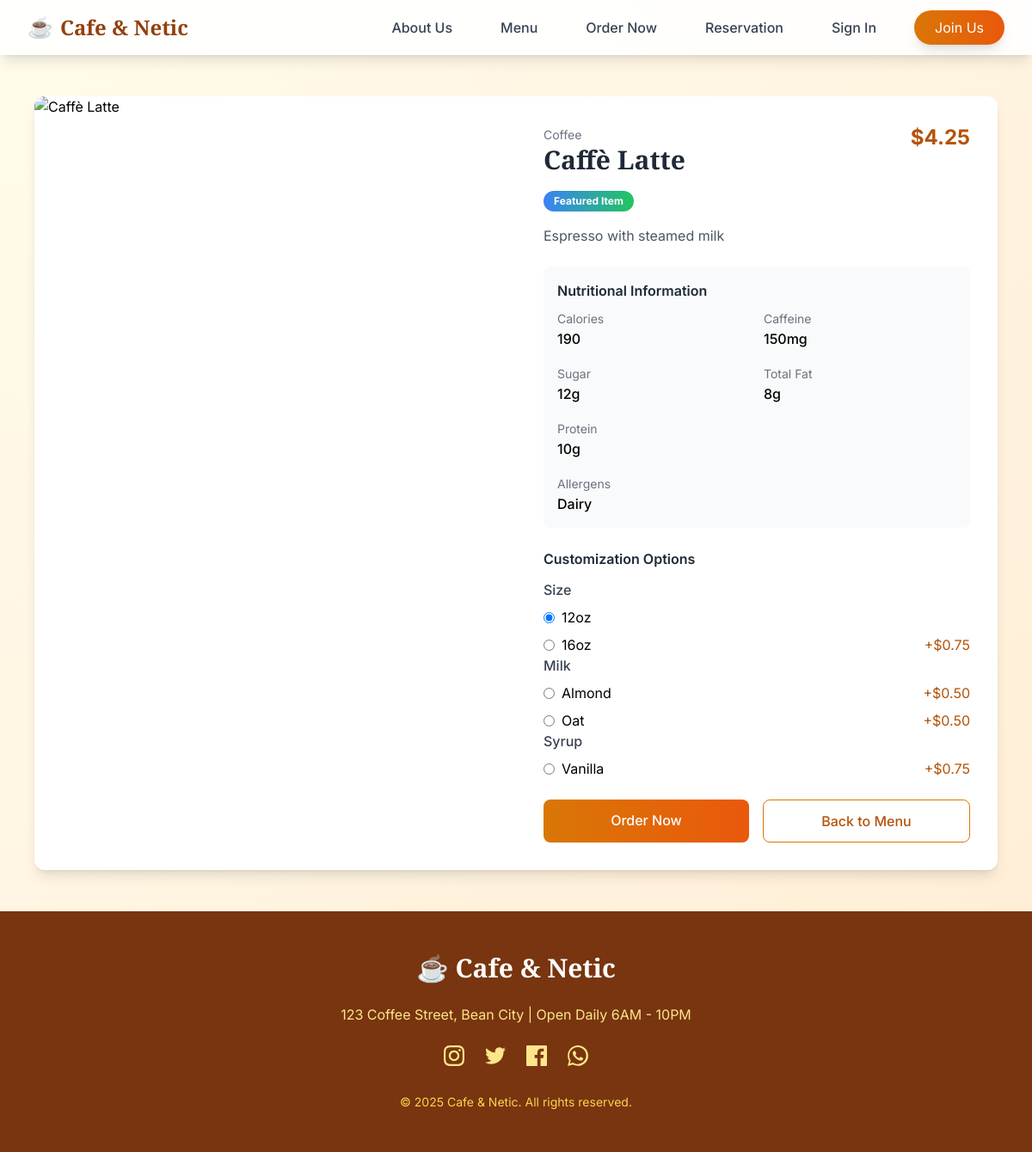
/product.php?id=2, run on the app's committed database.
### tables this page shows
CREATE TABLE products (
    product_id INT AUTO_INCREMENT PRIMARY KEY,
    category_id INT,
    name VARCHAR(100) NOT NULL,
    description TEXT,
    base_price DECIMAL(10,2) NOT NULL,
    calories INT,
    image_url VARCHAR(255),
    is_featured BOOLEAN DEFAULT FALSE,
    is_active BOOLEAN DEFAULT TRUE,
    display_order INT,
    FOREIGN KEY (category_id) REFERENCES categories(category_id)
);

CREATE TABLE categories (
    category_id INT AUTO_INCREMENT PRIMARY KEY,
    name VARCHAR(50) NOT NULL,
    description TEXT,
    display_order INT,
    is_active BOOLEAN DEFAULT TRUE
);

CREATE TABLE nutritional_info (
    nutrition_id INT AUTO_INCREMENT PRIMARY KEY,
    product_id INT,
    serving_size VARCHAR(50),
    caffeine_mg INT,
    sugar_g INT,
    fat_g INT,
    protein_g INT,
    allergens VARCHAR(255),
    FOREIGN KEY (product_id) REFERENCES products(product_id)
);

CREATE TABLE product_options (
    option_id INT AUTO_INCREMENT PRIMARY KEY,
    product_id INT,
    option_type ENUM('size', 'milk', 'syrup', 'topping', 'temperature') NOT NULL,
    name VARCHAR(50) NOT NULL,
    additional_price DECIMAL(10,2) DEFAULT 0.00,
    calories_addition INT,
    FOREIGN KEY (product_id) REFERENCES products(product_id)
);

### product.php (the view, shortened to what this page needs)
<?php
include 'includes/header.php';
require 'includes/config.php';
$product_id = (int)$_GET['id'];
$stmt = $conn->prepare("SELECT p.*, c.name AS category_name
                      FROM products p
                      JOIN categories c ON p.category_id = c.category_id
                      WHERE p.product_id = ?");
$stmt->execute([$product_id]);
$product = $stmt->fetch(PDO::FETCH_ASSOC);
$stmt = $conn->prepare("SELECT * FROM nutritional_info WHERE product_id = ?");
$stmt->execute([$product_id]);
$nutrition = $stmt->fetch(PDO::FETCH_ASSOC);
$stmt = $conn->prepare("SELECT * FROM product_options WHERE product_id = ? ORDER BY option_type, name");
$stmt->execute([$product_id]);
$options = $stmt->fetchAll(PDO::FETCH_ASSOC);
?>
    <div class="max-w-6xl mx-auto px-4 py-12">
        <div class="bg-white rounded-xl shadow-lg overflow-hidden">
            <div class="md:flex">
                <div class="md:w-1/2">
                    <img src="assets/img/product/removebg/<?= htmlspecialchars($product['image_url'] ?? 'default.jpg') ?>"
                         alt="<?= htmlspecialchars($product['name']) ?>"
                         class="w-full h-full object-cover"
                         onerror="this.src='assets/img/default.jpg'">
                </div>
                <div class="md:w-1/2 p-8">
                    <div class="flex justify-between items-start mb-4">
                        <div>
                            <span class="text-sm text-gray-500"><?= htmlspecialchars($product['category_name']) ?></span>
                            <h1 class="font-playfair text-3xl font-bold text-gray-800"><?= htmlspecialchars($product['name']) ?></h1>
                        </div>
                        <span class="font-bold text-amber-700 text-2xl">$<?= number_format($product['base_price'], 2) ?></span>
                    </div>
                    <?php if ($product['is_featured']): ?>
                        <span class="inline-block bg-gradient-to-r from-blue-500 to-green-500 text-white px-3 py-1 rounded-full text-xs font-bold mb-4">
                            Featured Item
                        </span>
                    <?php endif; ?>
                    <p class="text-gray-600 mb-6"><?= htmlspecialchars($product['description']) ?></p>
                    <?php if ($product['calories'] > 0): ?>
                        <div class="bg-gray-50 p-4 rounded-lg mb-6">
                            <h3 class="font-semibold text-gray-800 mb-2">Nutritional Information</h3>
                            <div class="grid grid-cols-2 gap-4">
                                <div class="nutrition-fact">
                                    <span class="text-sm text-gray-500">Calories</span>
                                    <p class="font-medium"><?= $product['calories'] ?></p>
                                </div>
                                <?php if ($nutrition): ?>
                                    <?php if ($nutrition['caffeine_mg'] > 0): ?>
                                    <div class="nutrition-fact">
                                        <span class="text-sm text-gray-500">Caffeine</span>
                                        <p class="font-medium"><?= $nutrition['caffeine_mg'] ?>mg</p>
                                    </div>
                                    <?php endif; ?>
                                    <?php if ($nutrition['sugar_g'] > 0): ?>
                                    <div class="nutrition-fact">
                                        <span class="text-sm text-gray-500">Sugar</span>
                                        <p class="font-medium"><?= $nutrition['sugar_g'] ?>g</p>
                                    </div>
                                    <?php endif; ?>
                                    <?php if ($nutrition['fat_g'] > 0): ?>
                                    <div class="nutrition-fact">
                                        <span class="text-sm text-gray-500">Total Fat</span>
                                        <p class="font-medium"><?= $nutrition['fat_g'] ?>g</p>
                                    </div>
                                    <?php endif; ?>
                                    <?php if ($nutrition['protein_g'] > 0): ?>
                                    <div class="nutrition-fact">
                                        <span class="text-sm text-gray-500">Protein</span>
                                        <p class="font-medium"><?= $nutrition['protein_g'] ?>g</p>
                                    </div>
                                    <?php endif; ?>
                                    <?php if (!empty($nutrition['allergens'])): ?>
                                    <div class="col-span-2 nutrition-fact">
                                        <span class="text-sm text-gray-500">Allergens</span>
                                        <p class="font-medium"><?= htmlspecialchars($nutrition['allergens']) ?></p>
                                    </div>
                                    <?php endif; ?>
                                <?php endif; ?>
                            </div>
                        </div>
                    <?php endif; ?>
                    <?php if (!empty($options)): ?>
                        <div class="mb-6">
                            <h3 class="font-semibold text-gray-800 mb-3">Customization Options</h3>
                            <?php
                            $groupedOptions = [];
                            foreach ($options as $option) {
                                $groupedOptions[$option['option_type']][] = $option;
                            }
                            foreach ($groupedOptions as $type => $typeOptions):
                            ?>
                            <div class="option-group">
                                <h4 class="font-medium text-gray-700 capitalize mb-2"><?= $type ?></h4>
                                <div class="space-y-2">
                                    <?php foreach ($typeOptions as $option): ?>
                                    <div class="flex justify-between items-center">
                                        <label class="flex items-center">
                                            <input type="radio" name="<?= $type ?>" value="<?= $option['option_id'] ?>"
                                                   class="mr-2" <?= $option['additional_price'] == 0 ? 'checked' : '' ?>>
                                            <?= htmlspecialchars($option['name']) ?>
                                        </label>
                                        <span class="text-amber-700">
                                            <?php if ($option['additional_price'] > 0): ?>
                                                +$<?= number_format($option['additional_price'], 2) ?>
                                            <?php endif; ?>
                                        </span>
                                    </div>
                                    <?php endforeach; ?>
                                </div>
                            </div>
                            <?php endforeach; ?>
                        </div>
                    <?php endif; ?>
                    <div class="flex space-x-4">
                        <a href="order.php?type=dine_in&product=<?= $product['product_id'] ?>"
                           class="flex-1 bg-gradient-to-r from-amber-600 to-orange-600 text-white py-3 px-6 rounded-lg font-medium text-center hover:from-amber-700 hover:to-orange-700 transition-all duration-300">
                            Order Now
                        </a>
                        <a href="menu.php" class="flex-1 border border-amber-600 text-amber-700 py-3 px-6 rounded-lg font-medium text-center hover:bg-amber-50 transition-all duration-300">
                            Back to Menu
                        </a>
                    </div>
                </div>
            </div>
        </div>
    </div>
<?php include 'includes/footer.php'; ?>

### includes/header.php (style rules this page uses)
.font-playfair { font-family: 'Playfair Display', serif; }
.font-inter { font-family: 'Inter', sans-serif; }

### data on the page
products: category.name "Coffee", name "Caffè Latte", base_price "4.25", description "Espresso with steamed milk", calories "190"
nutritional_info: caffeine_mg "150", sugar_g "12", fat_g "8", protein_g "10", allergens "Dairy"
product_options: additional_price "☑ 12oz", name "12oz"
product_options: additional_price "☐ 16oz", name "16oz", additional_price "0.75"
product_options: additional_price "☐ Almond", name "Almond", additional_price "0.50"
product_options: additional_price "☐ Oat", name "Oat", additional_price "0.50"
product_options: additional_price "☐ Vanilla", name "Vanilla", additional_price "0.75"

### other printed values
$type "Size"
$type "Milk"
$type "Syrup"
